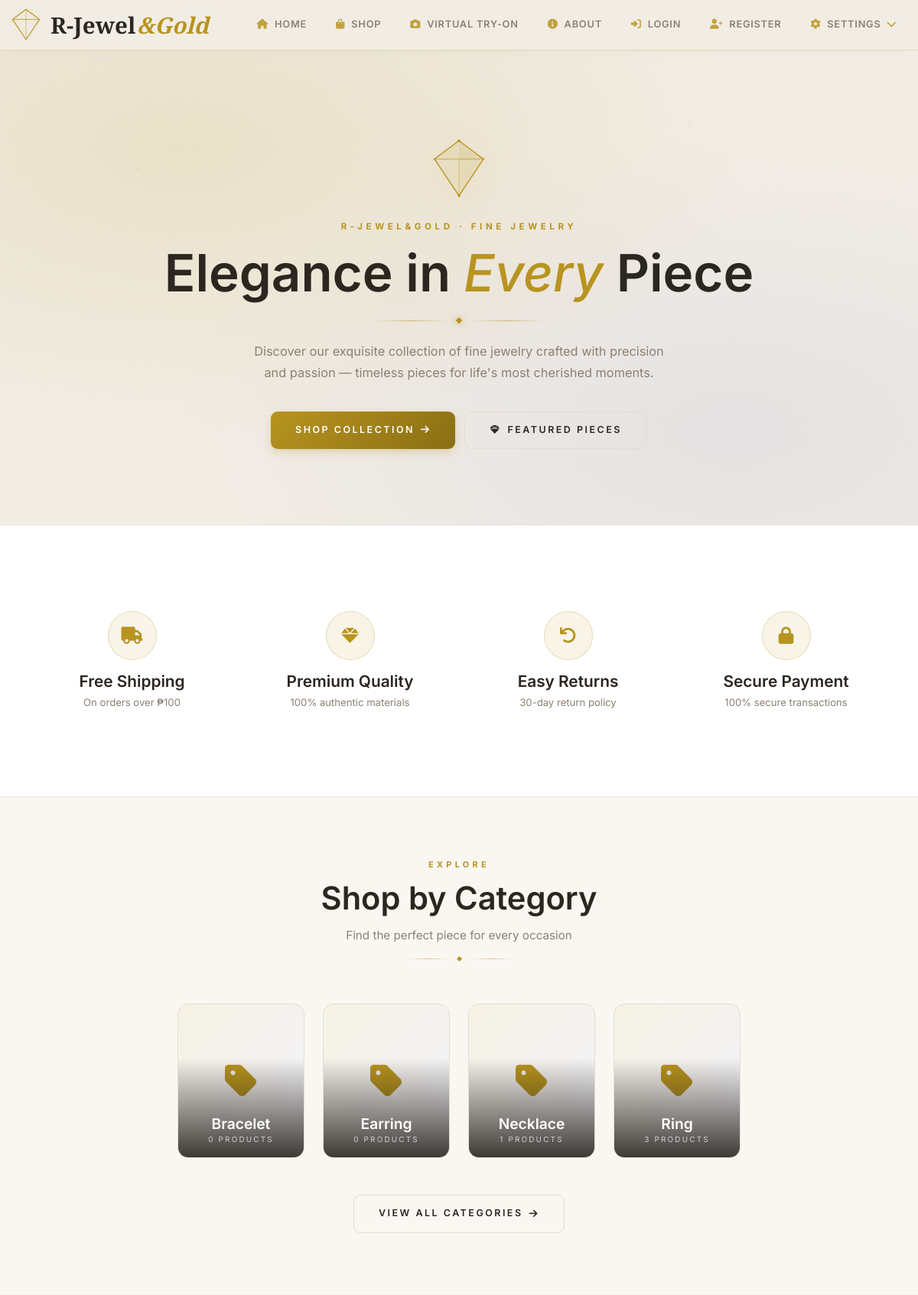
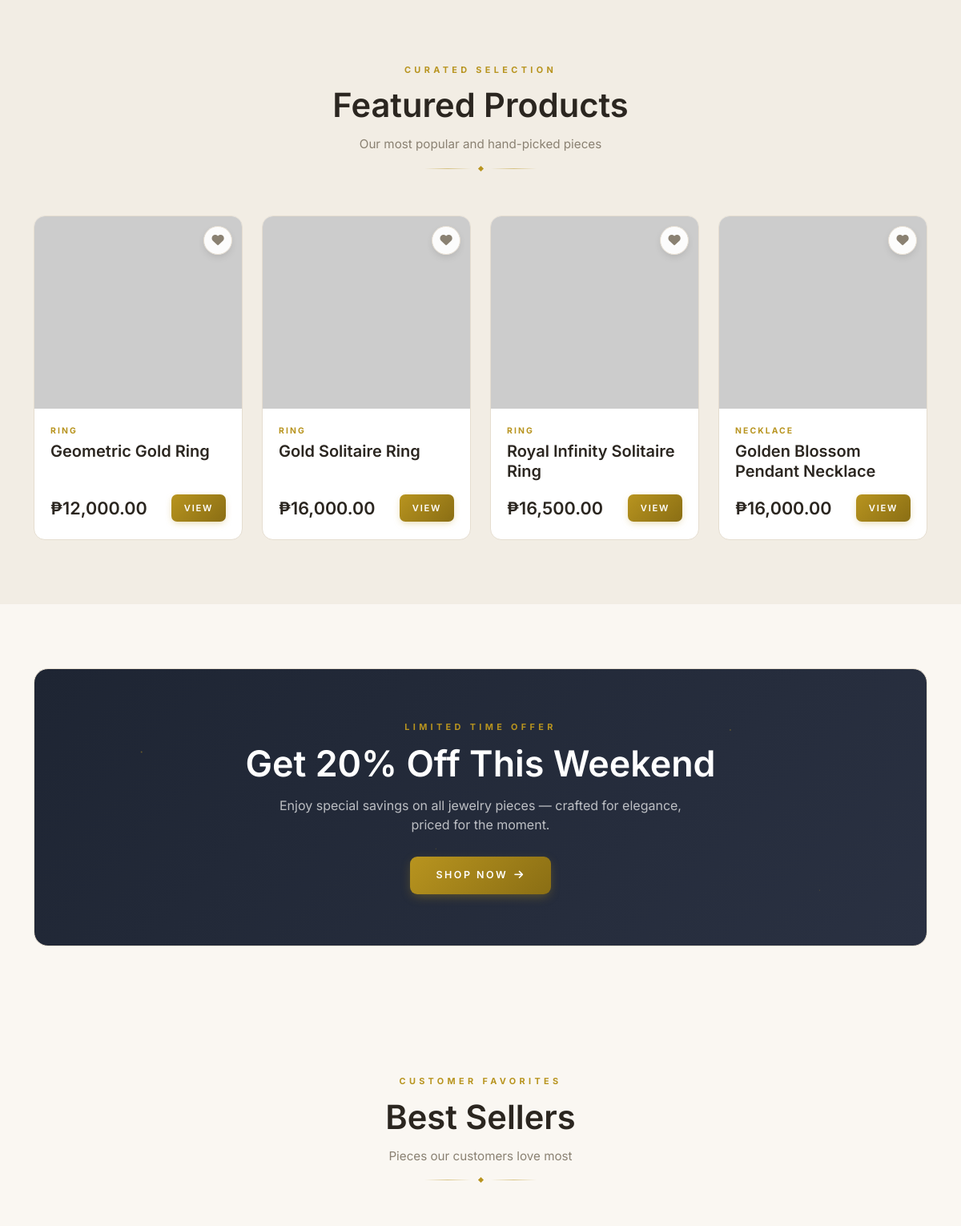
/jewelryshop/User/Index.php (upper part), run on the app's committed database (2 pictures, top to bottom).
### tables this page shows
CREATE TABLE `categories` (
  `id` int(11) NOT NULL,
  `name` varchar(100) NOT NULL,
  `description` text DEFAULT NULL,
  `image` varchar(255) DEFAULT NULL,
  `created_at` timestamp NOT NULL DEFAULT current_timestamp()
);

CREATE TABLE `products` (
  `id` int(11) NOT NULL,
  `name` varchar(200) NOT NULL,
  `description` text DEFAULT NULL,
  `price` decimal(10,2) NOT NULL,
  `category_id` int(11) DEFAULT NULL,
  `stock` int(11) DEFAULT 0,
  `released_stock` int(11) NOT NULL DEFAULT 0,
  `sold_stock` int(11) NOT NULL DEFAULT 0,
  `image` varchar(255) DEFAULT NULL,
  `featured` tinyint(1) DEFAULT 0,
  `created_at` timestamp NOT NULL DEFAULT current_timestamp(),
  `updated_at` timestamp NOT NULL DEFAULT current_timestamp() ON UPDATE current_timestamp(),
  `karat` varchar(20) DEFAULT NULL,
  `weight` decimal(10,2) DEFAULT NULL,
  `unreleased_stock` int(11) DEFAULT 0
);

### jewelryshop/User/Index.php (the view, shortened to what this page needs)
<?php
$db = null;
try {
    $database = new Database();
    $db = $database->getConnection();
} catch (Throwable $e) {
    $db = null;
}
function safe_query($db, $sql, $params = []) {
    try {
        $stmt = $db->prepare($sql);
        $stmt->execute($params);
        return $stmt->fetchAll(PDO::FETCH_ASSOC);
    } catch (Throwable $e) {
        return [];
    }
}
$featured_products = safe_query($db, "
    SELECT p.*, c.name AS category_name
    FROM products p
    LEFT JOIN categories c ON p.category_id = c.id
    WHERE p.featured = 1
    ORDER BY p.created_at DESC
    LIMIT 8
");
$bestsellers = safe_query($db, "
    SELECT p.*, c.name AS category_name,
           (SELECT COUNT(*) FROM order_items WHERE product_id = p.id) AS sales_count,
           (SELECT ROUND(AVG(rating), 1) FROM reviews WHERE product_id = p.id AND status = 'approved') AS avg_rating,
           (SELECT COUNT(*)              FROM reviews WHERE product_id = p.id AND status = 'approved') AS review_count
    FROM products p
    LEFT JOIN categories c ON p.category_id = c.id
    WHERE p.stock > 0
    ORDER BY sales_count DESC
    LIMIT 4
");
$categories = safe_query($db, "
    SELECT c.*,
           (SELECT COUNT(*) FROM products p WHERE p.category_id = c.id) AS product_count
    FROM categories c
    ORDER BY c.name ASC
    LIMIT 6
");
?>
<?php include '../includes/header.php'; ?>
<section class="hero">
    <div class="hero-content">
        <div class="hero-diamond">
        </div>
        <p class="hero-eyebrow">R-Jewel&Gold · Fine Jewelry</p>
        <h1>Elegance in <em>Every</em> Piece</h1>
        <div class="hero-divider">
            <span class="line"></span>
            <span class="diamond"></span>
            <span class="line"></span>
        </div>
        <p class="lead-text">
            Discover our exquisite collection of fine jewelry crafted with precision and passion — timeless pieces for life's most cherished moments.
        </p>
        <div class="hero-actions">
            <a href="shop.php" class="btn-lux btn-lux-gold">
                Shop Collection <i class="fas fa-arrow-right"></i>
            </a>
            <a href="#featured" class="btn-lux btn-lux-outline">
                <i class="fas fa-gem"></i> Featured Pieces
            </a>
        </div>
    </div>
</section>
<section class="features-section">
    <div class="container">
        <div class="row g-4">
            <div class="col-md-3 col-6">
                <div class="feature-card">
                    <div class="feature-icon"><i class="fas fa-truck"></i></div>
                    <h5>Free Shipping</h5>
                    <p>On orders over ₱100</p>
                </div>
            </div>
            <div class="col-md-3 col-6">
                <div class="feature-card">
                    <div class="feature-icon"><i class="fas fa-gem"></i></div>
                    <h5>Premium Quality</h5>
                    <p>100% authentic materials</p>
                </div>
            </div>
            <div class="col-md-3 col-6">
                <div class="feature-card">
                    <div class="feature-icon"><i class="fas fa-undo"></i></div>
                    <h5>Easy Returns</h5>
                    <p>30-day return policy</p>
                </div>
            </div>
            <div class="col-md-3 col-6">
                <div class="feature-card">
                    <div class="feature-icon"><i class="fas fa-lock"></i></div>
                    <h5>Secure Payment</h5>
                    <p>100% secure transactions</p>
                </div>
            </div>
        </div>
    </div>
</section>
<section class="category-section">
    <div class="container">
        <div class="section-head">
            <p class="eyebrow">Explore</p>
            <h2>Shop by Category</h2>
            <p>Find the perfect piece for every occasion</p>
            <div class="small-divider"><span class="line"></span><span class="diamond"></span><span class="line"></span></div>
        </div>
        <?php if (!empty($categories)): ?>
        <div class="row g-4 justify-content-center">
            <?php foreach($categories as $category): ?>
            <?php
                $catImgFile = trim((string)($category['image'] ?? ''));
                $catImgDisk = __DIR__ . '/../uploads/categories/' . $catImgFile;
                $catImgUrl  = ($catImgFile !== '' && file_exists($catImgDisk))
                    ? '../uploads/categories/' . htmlspecialchars($catImgFile, ENT_QUOTES, 'UTF-8')
                    : '';
            ?>
            <div class="col-6 col-md-4 col-lg-2 d-flex justify-content-center">
                <div class="category-card" onclick="location.href='shop.php?category=<?php echo (int)$category['id']; ?>'">
                    <?php if ($catImgUrl !== ''): ?>
                        <img src="<?php echo $catImgUrl; ?>"
                             alt="<?php echo htmlspecialchars($category['name']); ?>"
                             loading="lazy">
                    <?php else: ?>
                        <div class="category-placeholder">
                            <i class="fas fa-tag"></i>
                        </div>
                    <?php endif; ?>
                    <div class="category-overlay">
                        <h5><?php echo htmlspecialchars($category['name']); ?></h5>
                        <small><?php echo (int)($category['product_count'] ?? 0); ?> Products</small>
                    </div>
                </div>
            </div>
            <?php endforeach; ?>
        </div>
        <?php else: ?>
        <p class="text-center" style="color:var(--text-muted);">No categories yet.</p>
        <?php endif; ?>
        <div class="text-center mt-5">
            <a href="shop.php" class="btn-lux btn-lux-outline">
                View All Categories <i class="fas fa-arrow-right"></i>
            </a>
        </div>
    </div>
</section>
<section class="product-section" id="featured">
    <div class="container">
        <div class="section-head">
            <p class="eyebrow">Curated Selection</p>
            <h2>Featured Products</h2>
            <p>Our most popular and hand-picked pieces</p>
            <div class="small-divider"><span class="line"></span><span class="diamond"></span><span class="line"></span></div>
        </div>
        <?php if (!empty($featured_products)): ?>
        <div class="row g-4">
            <?php foreach($featured_products as $product): ?>
            <div class="col-md-6 col-lg-3">
                <div class="product-card">
                    <div class="product-img-wrap">
                        <button type="button"
                                class="wish-heart"
                                data-product-id="<?php echo (int)$product['id']; ?>"
                                aria-label="Save to wishlist"
                                onclick="toggleWishlist(<?php echo (int)$product['id']; ?>, this)">
                            <i class="fas fa-heart"></i>
                        </button>
                        <img src="../uploads/<?php echo htmlspecialchars($product['image'] ?? 'placeholder.jpg'); ?>"
                             onerror="this.onerror=null;this.src='https://via.placeholder.com/400x300/ede7db/8a8172?text=Jewelry'"
                             alt="<?php echo htmlspecialchars($product['name']); ?>"
                             loading="lazy">
                    </div>
                    <div class="product-body">
                        <p class="product-category"><?php echo htmlspecialchars($product['category_name'] ?? 'Jewelry'); ?></p>
                        <h5><?php echo htmlspecialchars($product['name']); ?></h5>
                        <div class="product-footer">
                            <span class="product-price">₱<?php echo number_format((float)$product['price'], 2); ?></span>
                            <a href="product-details.php?id=<?php echo (int)$product['id']; ?>" class="btn-product btn-product-gold">
                                View
                            </a>
                        </div>
                    </div>
                </div>
            </div>
            <?php endforeach; ?>
        </div>
        <?php else: ?>
        <p class="text-center" style="color:var(--text-muted);">No featured products yet.</p>
        <?php endif; ?>
    </div>
</section>
<section class="banner-section">
    <div class="container">
        <div class="banner-inner">
            <p class="eyebrow">Limited Time Offer</p>
            <h2>Get 20% Off This Weekend</h2>
            <p>Enjoy special savings on all jewelry pieces — crafted for elegance, priced for the moment.</p>
            <a href="shop.php" class="btn-lux btn-lux-gold">
                Shop Now <i class="fas fa-arrow-right"></i>
            </a>
        </div>
    </div>
</section>
<section class="product-section alt">
    <div class="container">
        <div class="section-head">
            <p class="eyebrow">Customer Favorites</p>
            <h2>Best Sellers</h2>
            <p>Pieces our customers love most</p>
            <div class="small-divider"><span class="line"></span><span class="diamond"></span><span class="line"></span></div>
        </div>
        <?php if (!empty($bestsellers)): ?>
        <div class="row g-4">
        </div>
        <?php else: ?>
        <p class="text-center" style="color:var(--text-muted);">No best sellers yet.</p>
        <?php endif; ?>
    </div>
</section>
<?php include '../includes/footer.php'; ?>

### jewelryshop/Assets/Css/Style.css (style rules this page uses)
:root { --primary-color: #667eea; --secondary-color: #764ba2; --dark-color: #333; --light-color: #f4f4f4; --success-color: #28a745; --danger-color: #dc3545; --warning-color: #ffc107; }
* { margin: 0; padding: 0; box-sizing: border-box; }
body { font-family: 'Segoe UI', Tahoma, Geneva, Verdana, sans-serif; overflow-x: hidden; background-color: #f8f9fa; }
.product-card { transition: transform 0.3s, box-shadow 0.3s; border: none; border-radius: 10px; overflow: hidden; background: white; }
.product-card img { height: 250px; object-fit: cover; transition: transform 0.3s; }
.product-price { font-size: 1.25rem; font-weight: bold; color: var(--primary-color); }
.category-card { transition: transform 0.3s; border: none; border-radius: 10px; cursor: pointer; background: linear-gradient(135deg, #667eea 0%, #764ba2 100%); color: white; }
.category-card i { font-size: 3rem; }

### data on the page
categories: name "Bracelet", product_count "0"
categories: name "Earring", product_count "0"
categories: name "Necklace", product_count "1"
categories: name "Ring", product_count "3"
products: category.name "RING", name "Geometric Gold Ring", price "12,000.00"
products: category.name "RING", name "Gold Solitaire Ring", price "16,000.00"
products: category.name "RING", name "Royal Infinity Solitaire Ring", price "16,500.00"
products: category.name "NECKLACE", name "Golden Blossom Pendant Necklace", price "16,000.00"
